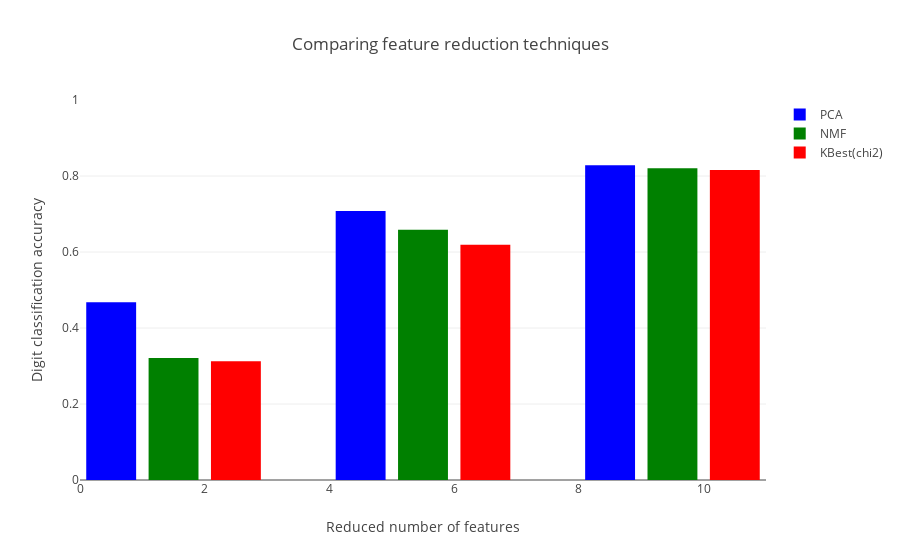

Write notebook code for a chart like this one.
### Markdown cell above
## 绘制特征减少技术的比较

### Code cell
data = []
COLORS = ['blue','green','red']
for i, (label, reducer_scores) in enumerate(zip(reducer_labels, mean_scores)):
    trace = go.Bar(x=bar_offsets + i, y = reducer_scores, name=label,  marker=dict(
                color=COLORS[i]))
    data.append(trace)
    
layout = go.Layout(
                title = "Comparing feature reduction techniques",
                xaxis = dict(
                    dtick=2,
                    title="Reduced number of features",),
                yaxis = dict(
                    title="Digit classification accuracy",
                    range= [0,1]))

fig = go.Figure(data=data,layout=layout)

py.iplot(fig, filename="dimensionality-reduction")

### Figure 1 — Plotly figure (JSON) as saved in the notebook; plotly's stock layout.template omitted (floating-point values rounded to 4 significant figures)
{"data": [{"marker": {"color": "blue"}, "name": "PCA", "type": "bar", "x": [0.5, 4.5, 8.5], "y": [0.4674, 0.7078, 0.828]}, {"marker": {"color": "green"}, "name": "NMF", "type": "bar", "x": [1.5, 5.5, 9.5], "y": [0.3211, 0.6583, 0.8203]}, {"marker": {"color": "red"}, "name": "KBest(chi2)", "type": "bar", "x": [2.5, 6.5, 10.5], "y": [0.3127, 0.6194, 0.8158]}], "layout": {"title": "Comparing feature reduction techniques", "xaxis": {"dtick": 2, "title": "Reduced number of features"}, "yaxis": {"range": [0, 1], "title": "Digit classification accuracy"}}}
